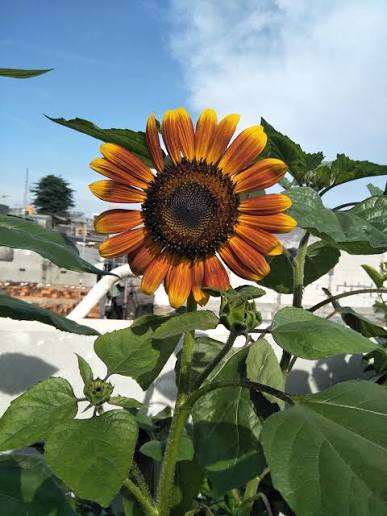
#> input picture Images/flower.jpg, 387 x 516 px, found by its file name
$ python lesson39.py
#> lines starting #> are read from the running program, lines starting #| are printed output that depends on the picture; after the words box and inside, x2 and y2 are one past the last pixel; in counts of white or black regions, pixels touching at a corner belong together
import cv2
image = cv2.imread("Images/flower.jpg")
#> image is the input picture: shape (516, 387, 3); mean B, G, R 114.8, 128.4, 118.4
gray = cv2.cvtColor(image,cv2.COLOR_BGR2GRAY)
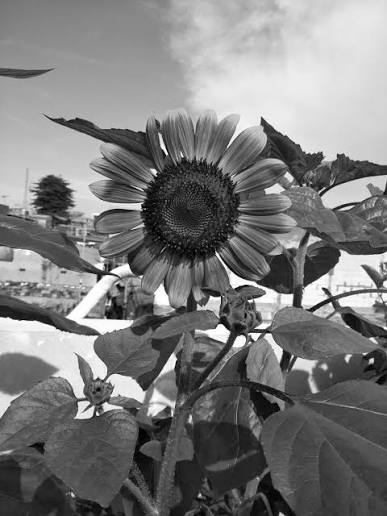
#> gray: shape (516, 387); min 0, max 255, mean 123.8
edge = cv2.Canny(gray,100,200)
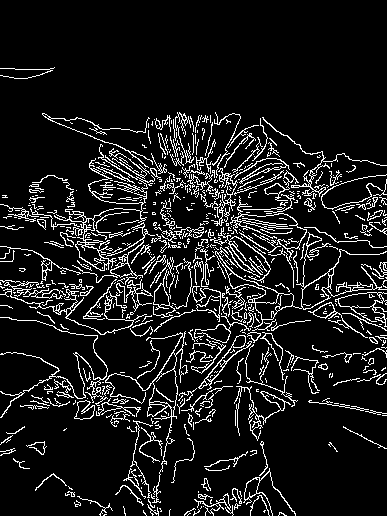
#> edge: shape (516, 387); 10.5% white in thin lines or dots, all inside (x1, y1, x2, y2) = (0, 67, 387, 516)
cv2.imshow("Original image",image)
cv2.imshow("Grayscale",gray)
cv2.imshow("Edge",edge)
cv2.waitKey(0)
cv2.destroyAllWindows()

$ run again, with Images/mahirat.jpg copied over Images/flower.jpg
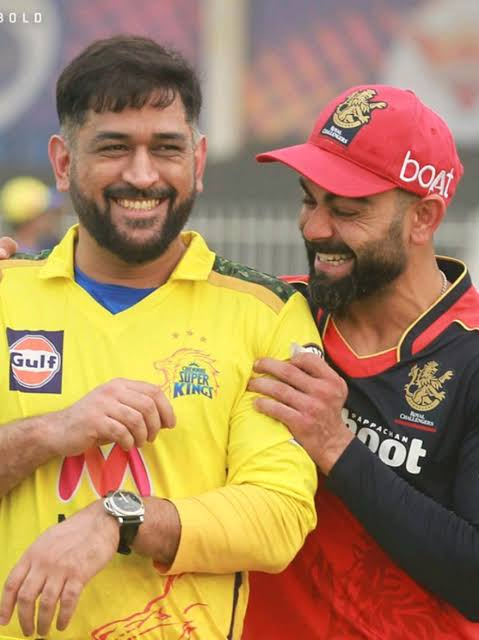
#> input picture Images/mahirat.jpg, 479 x 640 px, found by its file name
#> image is the input picture: shape (640, 479, 3); mean B, G, R 92.6, 133.1, 169.9
#> `gray = cv2.cvtColor(image,cv2.COLOR_BGR2GRAY)`:
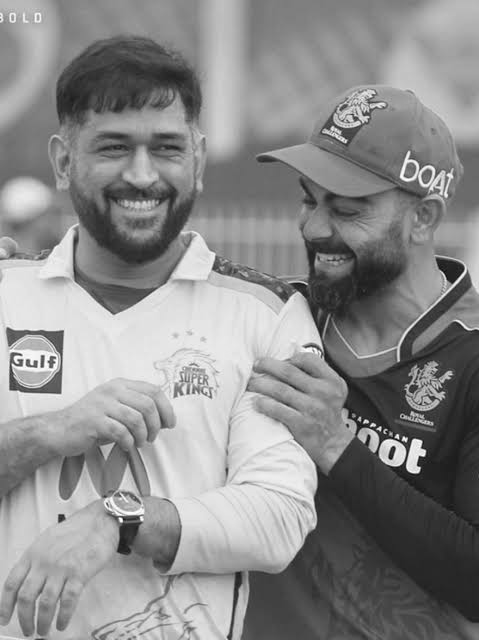
#> gray: shape (640, 479); min 8, max 255, mean 139.5
#> `edge = cv2.Canny(gray,100,200)`:
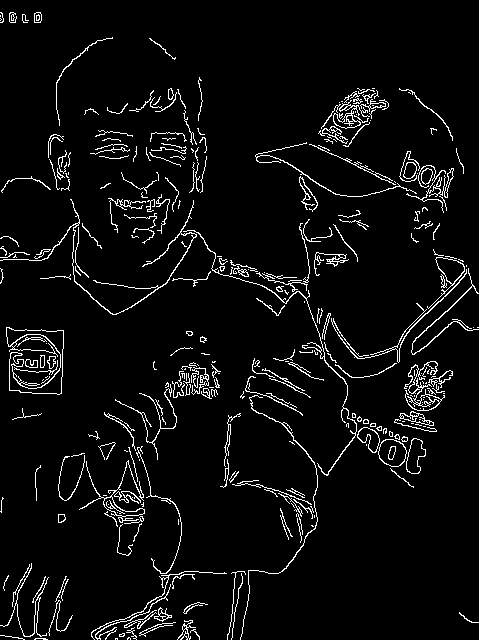
#> edge: shape (640, 479); 5% white in thin lines or dots

$ run again, with Images/person.jpg copied over Images/flower.jpg
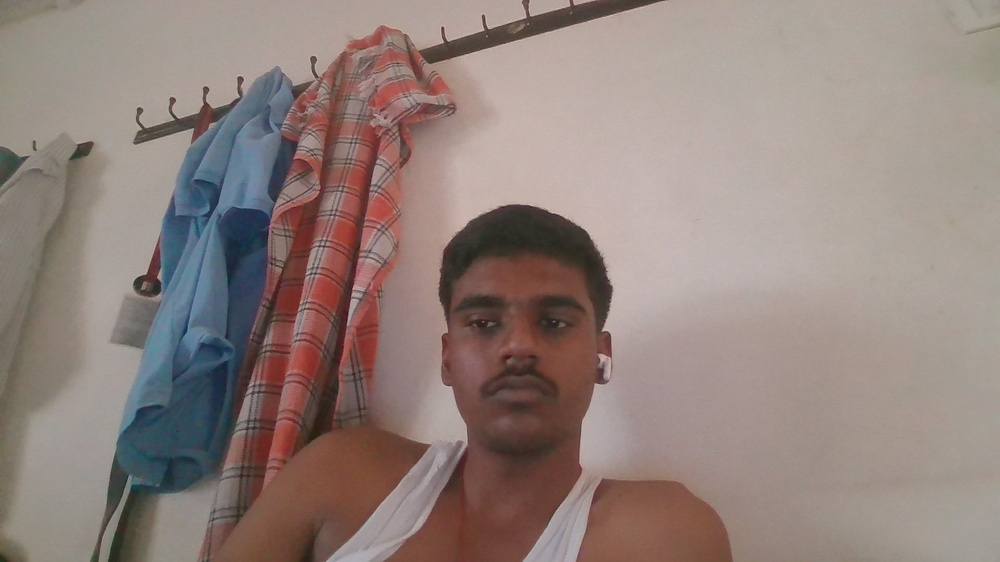
#> input picture Images/person.jpg, 1000 x 562 px, shrunk from 1920 x 1080 before the run, found by its file name
#> image is the input picture: shape (562, 1000, 3); mean B, G, R 124.4, 130, 146
#> `gray = cv2.cvtColor(image,cv2.COLOR_BGR2GRAY)`:
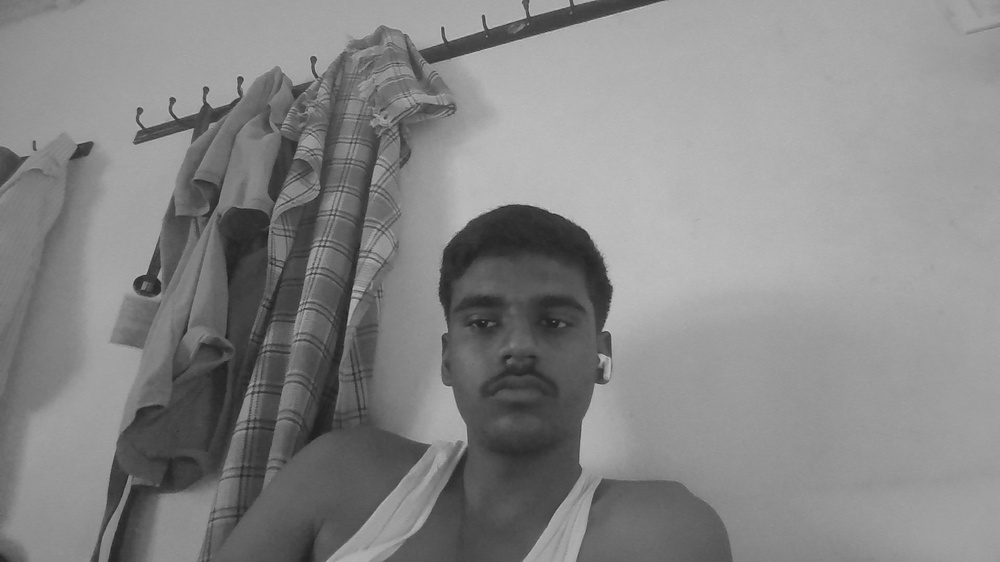
#> gray: shape (562, 1000); min 28, max 197, mean 134.2
#> `edge = cv2.Canny(gray,100,200)`:
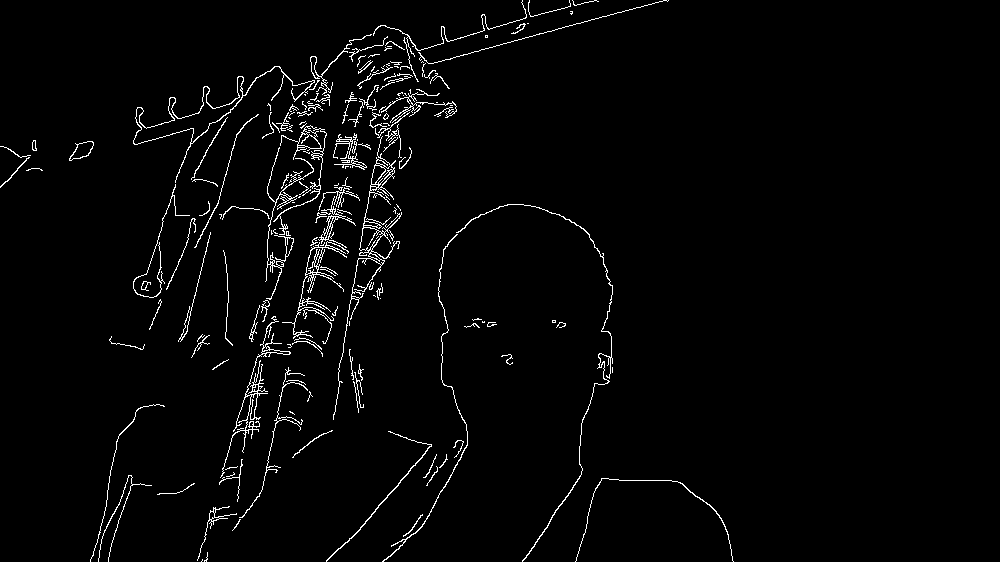
#> edge: shape (562, 1000); 2.3% white in thin lines or dots, all inside (x1, y1, x2, y2) = (0, 0, 734, 562)

$ run again, with Images/persons.jpg copied over Images/flower.jpg
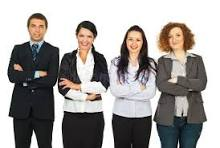
#> input picture Images/persons.jpg, 220 x 148 px, found by its file name
#> image is the input picture: shape (148, 220, 3); mean B, G, R 154.6, 157.1, 160.8
#> `gray = cv2.cvtColor(image,cv2.COLOR_BGR2GRAY)`:
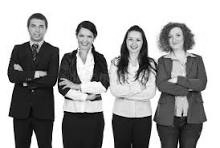
#> gray: shape (148, 220); min 0, max 255, mean 157.9
#> `edge = cv2.Canny(gray,100,200)`:
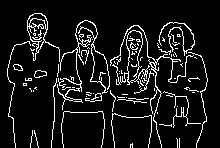
#> edge: shape (148, 220); 9.4% white in thin lines or dots, all inside (x1, y1, x2, y2) = (7, 13, 208, 148)
